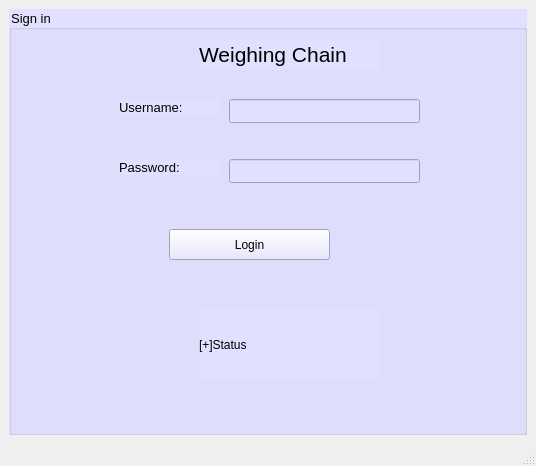
<?xml version="1.0" encoding="UTF-8"?>
<ui version="4.0">
 <class>MainWindow</class>
 <widget class="QMainWindow" name="MainWindow">
  <property name="geometry">
   <rect>
    <x>0</x>
    <y>0</y>
    <width>536</width>
    <height>466</height>
   </rect>
  </property>
  <property name="windowTitle">
   <string>MainWindow</string>
  </property>
  <widget class="QWidget" name="centralwidget">
   <layout class="QVBoxLayout" name="verticalLayout">
    <item>
     <widget class="QGroupBox" name="groupBox">
      <property name="font">
       <font>
        <pointsize>10</pointsize>
       </font>
      </property>
      <property name="styleSheet">
       <string notr="true">background-color: rgb(225, 225, 255);</string>
      </property>
      <property name="title">
       <string>Sign in</string>
      </property>
      <widget class="QLabel" name="label">
       <property name="geometry">
        <rect>
         <x>110</x>
         <y>90</y>
         <width>101</width>
         <height>16</height>
        </rect>
       </property>
       <property name="font">
        <font>
         <family>Arial</family>
         <pointsize>10</pointsize>
        </font>
       </property>
       <property name="text">
        <string>Username:</string>
       </property>
      </widget>
      <widget class="QLabel" name="label_2">
       <property name="geometry">
        <rect>
         <x>110</x>
         <y>150</y>
         <width>101</width>
         <height>16</height>
        </rect>
       </property>
       <property name="font">
        <font>
         <family>Arial</family>
         <pointsize>10</pointsize>
        </font>
       </property>
       <property name="text">
        <string>Password:</string>
       </property>
      </widget>
      <widget class="QLineEdit" name="txtUername">
       <property name="geometry">
        <rect>
         <x>220</x>
         <y>90</y>
         <width>191</width>
         <height>24</height>
        </rect>
       </property>
      </widget>
      <widget class="QLineEdit" name="txtPassword">
       <property name="geometry">
        <rect>
         <x>220</x>
         <y>150</y>
         <width>191</width>
         <height>24</height>
        </rect>
       </property>
       <property name="echoMode">
        <enum>QLineEdit::Password</enum>
       </property>
      </widget>
      <widget class="QPushButton" name="btnLogin">
       <property name="geometry">
        <rect>
         <x>160</x>
         <y>220</y>
         <width>161</width>
         <height>31</height>
        </rect>
       </property>
       <property name="text">
        <string>Login</string>
       </property>
      </widget>
      <widget class="QLabel" name="lblStatus">
       <property name="geometry">
        <rect>
         <x>190</x>
         <y>300</y>
         <width>181</width>
         <height>71</height>
        </rect>
       </property>
       <property name="text">
        <string>[+]Status</string>
       </property>
      </widget>
      <widget class="QLabel" name="label_3">
       <property name="geometry">
        <rect>
         <x>190</x>
         <y>30</y>
         <width>181</width>
         <height>31</height>
        </rect>
       </property>
       <property name="font">
        <font>
         <pointsize>16</pointsize>
        </font>
       </property>
       <property name="text">
        <string>Weighing Chain</string>
       </property>
      </widget>
     </widget>
    </item>
   </layout>
  </widget>
  <widget class="QStatusBar" name="statusbar"/>
 </widget>
 <tabstops>
  <tabstop>txtUername</tabstop>
  <tabstop>txtPassword</tabstop>
 </tabstops>
 <resources/>
 <connections/>
</ui>
